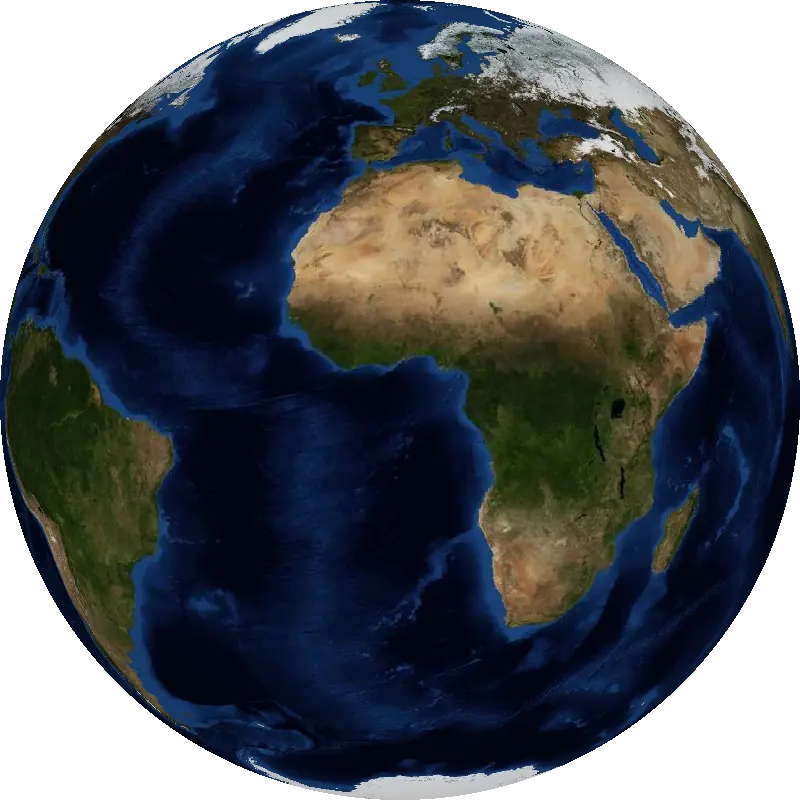
#> input picture assets/earth/blue-marble-disc-lg.webp, 800 x 800 px
$ python blend-cutouts.py
#> lines starting #> are read from the running program, lines starting #| are printed output that depends on the picture
#!/usr/bin/env python3
"""Feathered transparent cutouts shared by the satellite map and Voyages.

Planets and moons become circular cutouts. A disc already on black keeps its
limb and loses the square. Spacecraft on a dark field lose that field.
Anything left with a hard photo edge fades out so it does not sit in a box.
"""
import os
from PIL import Image, ImageFilter

ROOT = os.path.dirname(os.path.dirname(os.path.abspath(__file__)))
OUT = os.path.join(ROOT, 'assets', 'earth', 'cut')


def save(im, name):
    os.makedirs(OUT, exist_ok=True)
    path = os.path.join(OUT, name)
    im.save(path, 'WEBP', quality=86, method=6)
    print(name, im.size)


def disc(src, name, feather=0.045, fill=0.96):
#> called with src = 'assets/earth/blue-marble-disc-lg.webp', name = 'earth.webp', feather = 0.045, fill = 0.98
    im = Image.open(os.path.join(ROOT, src)).convert('RGBA')
#> im is the input picture: PIL image 800x800 RGBA; mean R, G, B, A 34.4, 38.6, 43.7, 200.3
    w, h = im.size
#> w = 800; h = 800
    side = min(w, h)
#> side = 800
    left, top = (w - side) // 2, (h - side) // 2
#> left = 0; top = 0
    im = im.crop((left, top, left + side, top + side))
    if side > 900:
        im = im.resize((900, 900), Image.Resampling.LANCZOS)
        side = 900
    px = im.load()
    r = side * 0.5 * fill
#> r = 392
    fade = max(2.0, side * feather)
#> fade = 36
    for y in range(side):
        for x in range(side):
            d = ((x + 0.5 - side / 2) ** 2 + (y + 0.5 - side / 2) ** 2) ** 0.5
            a = 255 if d <= r - fade else 0 if d >= r else int(255 * (r - d) / fade)
            p = px[x, y]
            px[x, y] = (p[0], p[1], p[2], min(p[3], a))
    save(im, name)
#> in save, `im.save(path, 'WEBP', quality=86, method=6)`:
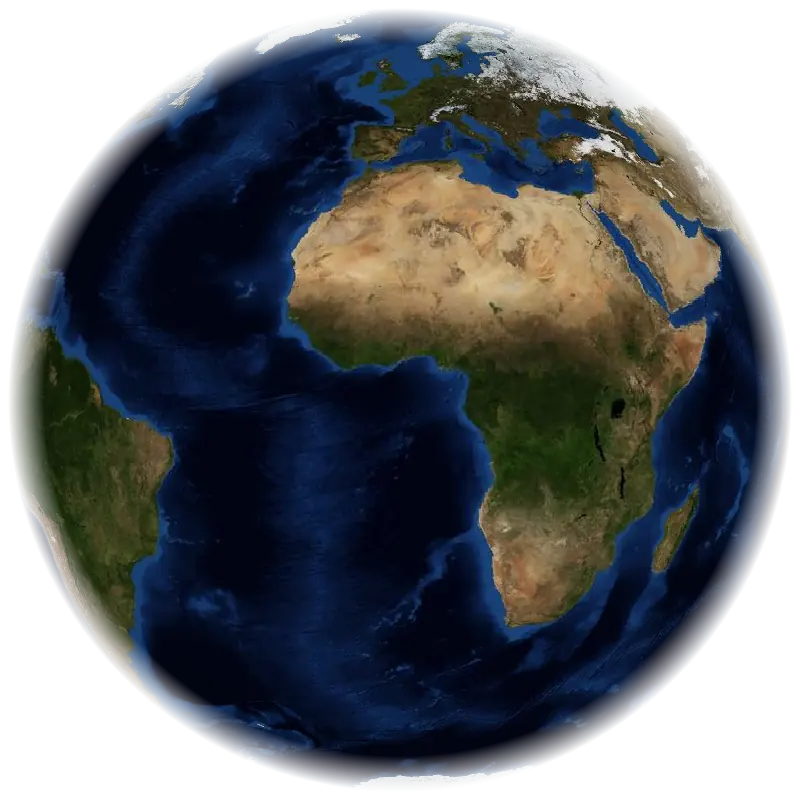
#> saved as earth.webp: PIL image 800x800 RGBA; mean R, G, B, A 34.4, 38.6, 43.7, 175.2; transparent parts drawn white
#| earth.webp (800, 800)


def sun(src, name):
#> called with src = 'assets/earth/sdo-aia304.jpg', name = 'sun.webp'
    im = Image.open(os.path.join(ROOT, src)).convert('RGBA')
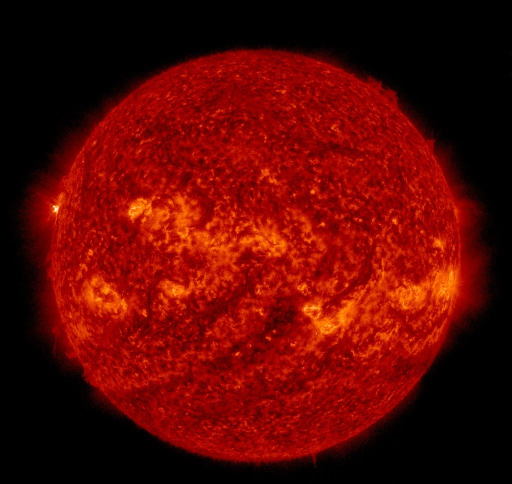
#> input picture assets/earth/sdo-aia304.jpg, 1024 x 968 px (shown at 1/2 size)
#> im: PIL image 1024x968 RGBA
    w, h = im.size
#> w = 1024; h = 968
    side = min(w, h)
#> side = 968
    im = im.crop(((w - side) // 2, (h - side) // 2, (w - side) // 2 + side, (h - side) // 2 + side))
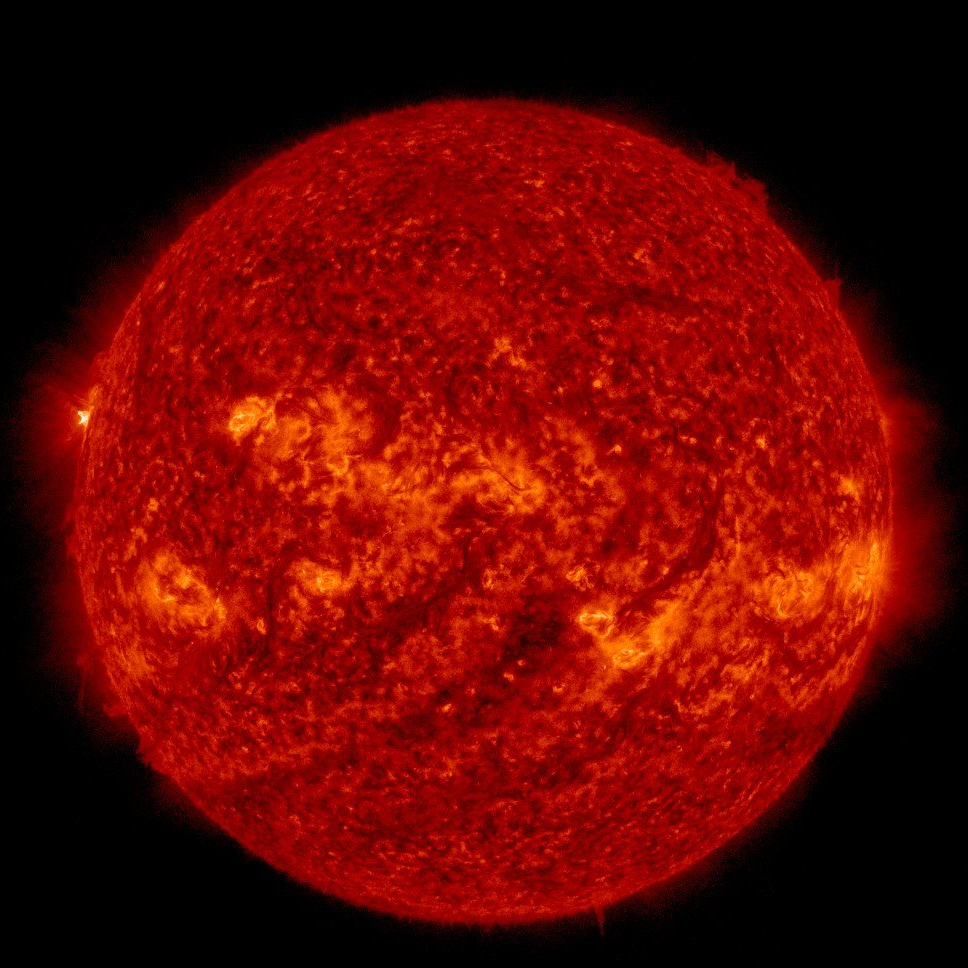
#> im: PIL image 968x968 RGBA; mean R, G, B, A 97.7, 7.5, 2.5, 255
    if side > 900:
        im = im.resize((900, 900), Image.Resampling.LANCZOS)
#> im: PIL image 900x900 RGBA
        side = 900
    px = im.load()
    cx = cy = side / 2
    limit = side * 0.49
    for y in range(side):
        for x in range(side):
            p = px[x, y]
            # Black sky becomes transparent. The red corona stays, then fades.
            glow = max(p[0], p[1], p[2])
            a = 0 if glow < 12 else min(255, int((glow - 12) * 3.2))
            d = ((x + 0.5 - cx) ** 2 + (y + 0.5 - cy) ** 2) ** 0.5
            if d > limit:
                a = int(a * max(0, 1 - (d - limit) / (side * 0.04)))
            px[x, y] = (p[0], p[1], p[2], a)
    save(im.filter(ImageFilter.GaussianBlur(0.4)), name)
#> call 2 of save, with name = 'sun.webp'
#> in save (call 2), `im.save(path, 'WEBP', quality=86, method=6)`:
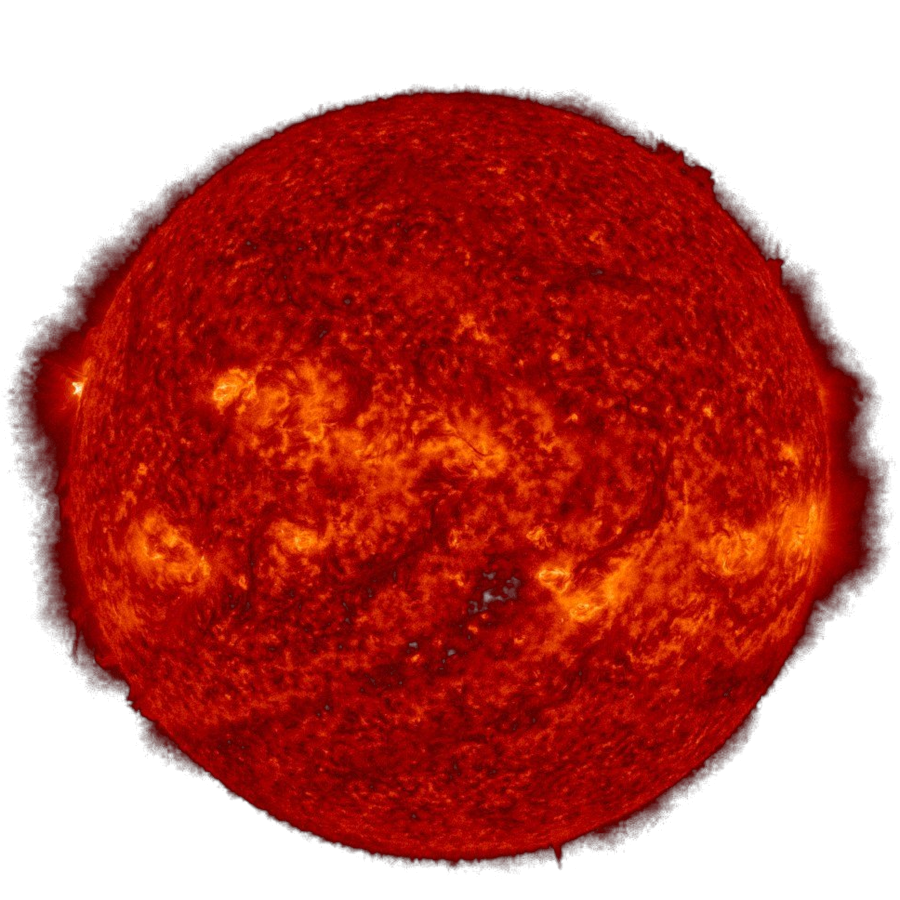
#> saved as sun.webp: PIL image 900x900 RGBA; mean R, G, B, A 97.6, 7.5, 2.6, 156.9; transparent parts drawn white
#| sun.webp (900, 900)


def key_dark(src, name, thresh=28):
    im = Image.open(os.path.join(ROOT, src)).convert('RGBA')
    if max(im.size) > 1000:
        im.thumbnail((1000, 1000), Image.Resampling.LANCZOS)
    px = im.load()
    w, h = im.size
    for y in range(h):
        for x in range(w):
            p = px[x, y]
            m = max(p[0], p[1], p[2])
            a = 0 if m < thresh else min(255, int((m - thresh) * 8))
            px[x, y] = (p[0], p[1], p[2], min(p[3], a))
    # Soften the last few pixels at the file edge so no rectangle remains.
    edge = max(8, int(min(w, h) * 0.04))
    for y in range(h):
        for x in range(w):
            inset = min(x, y, w - 1 - x, h - 1 - y)
            if inset < edge:
                p = px[x, y]
                px[x, y] = (p[0], p[1], p[2], int(p[3] * inset / edge))
    save(im, name)


def vignette(src, name, inner=0.42):
    im = Image.open(os.path.join(ROOT, src)).convert('RGBA')
    im.thumbnail((900, 900), Image.Resampling.LANCZOS)
    w, h = im.size
    px = im.load()
    cx, cy = w / 2, h / 2
    r = min(w, h) * 0.5
    for y in range(h):
        for x in range(w):
            d = ((x + 0.5 - cx) ** 2 + (y + 0.5 - cy) ** 2) ** 0.5 / r
            a = 255 if d <= inner else 0 if d >= 1 else int(255 * (1 - d) / (1 - inner))
            p = px[x, y]
            px[x, y] = (p[0], p[1], p[2], min(p[3], a))
    save(im, name)


def main():
    disc('assets/earth/blue-marble-disc-lg.webp', 'earth.webp', fill=0.98)
    sun('assets/earth/sdo-aia304.jpg', 'sun.webp')
    disc('assets/earth/lro-moon.jpg', 'moon.webp', fill=0.97)
#> call 2 of disc, with src = 'assets/earth/lro-moon.jpg', name = 'moon.webp', feather = 0.045, fill = 0.97
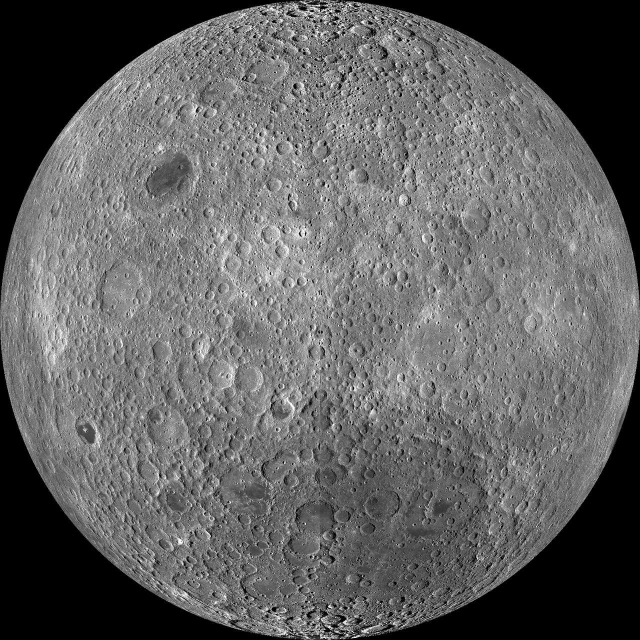
#> input picture assets/earth/lro-moon.jpg, 1280 x 1280 px (shown at 1/2 size)
#> call 3 of save, with name = 'moon.webp'
#> in save (call 3), `im.save(path, 'WEBP', quality=86, method=6)`:
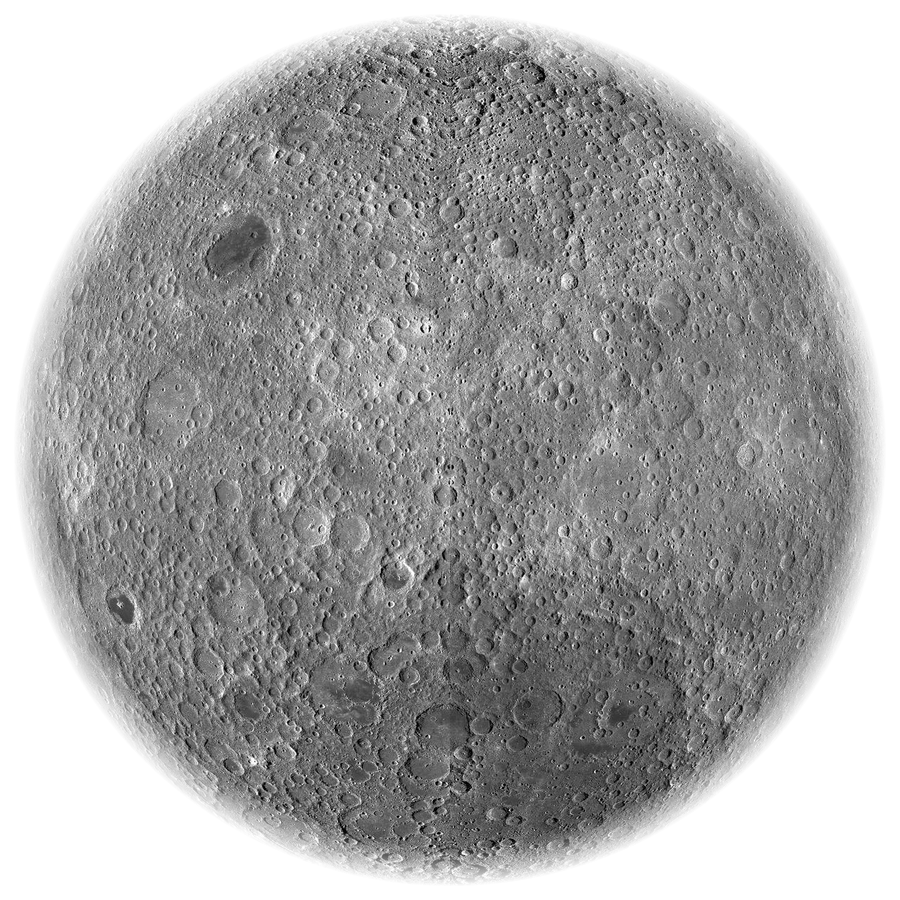
#> saved as moon.webp: PIL image 900x900 RGBA; mean R, G, B, A 97.6, 97.6, 97.6, 171.4; transparent parts drawn white
#| moon.webp (900, 900)
    disc('assets/earth/europa-galileo.jpg', 'europa.webp', fill=0.97)
    disc('assets/earth/ganymede-galileo.jpg', 'ganymede.webp', fill=0.90)
    disc('assets/Jupiter_Cassini_Portrait.jpg', 'jupiter.webp', fill=0.92)
    disc('assets/Mercury_MESSENGER.jpg', 'mercury.webp', fill=0.96)
    key_dark('assets/Psyche_Illustration.jpg', 'psyche.webp', 18)
    key_dark('assets/sat/hera-800.jpg', 'hera.webp', 22)
    key_dark('assets/earth/juno-concept.jpg', 'juno.webp', 16)
    vignette('assets/sat/psyche-800.jpg', 'psyche-craft.webp', 0.34)
    vignette('assets/Lucy_KSC.jpg', 'lucy.webp', 0.3)
    vignette('assets/Solar_Orbiter_Astrotech.jpg', 'solar-orbiter.webp', 0.3)
    key_dark('assets/earth/europa-craft-src.jpg', 'europa-craft.webp', 14)
    print('cutouts in', OUT)


if __name__ == '__main__':
#> (the run stopped early here; a loop or call above may not have finished)
